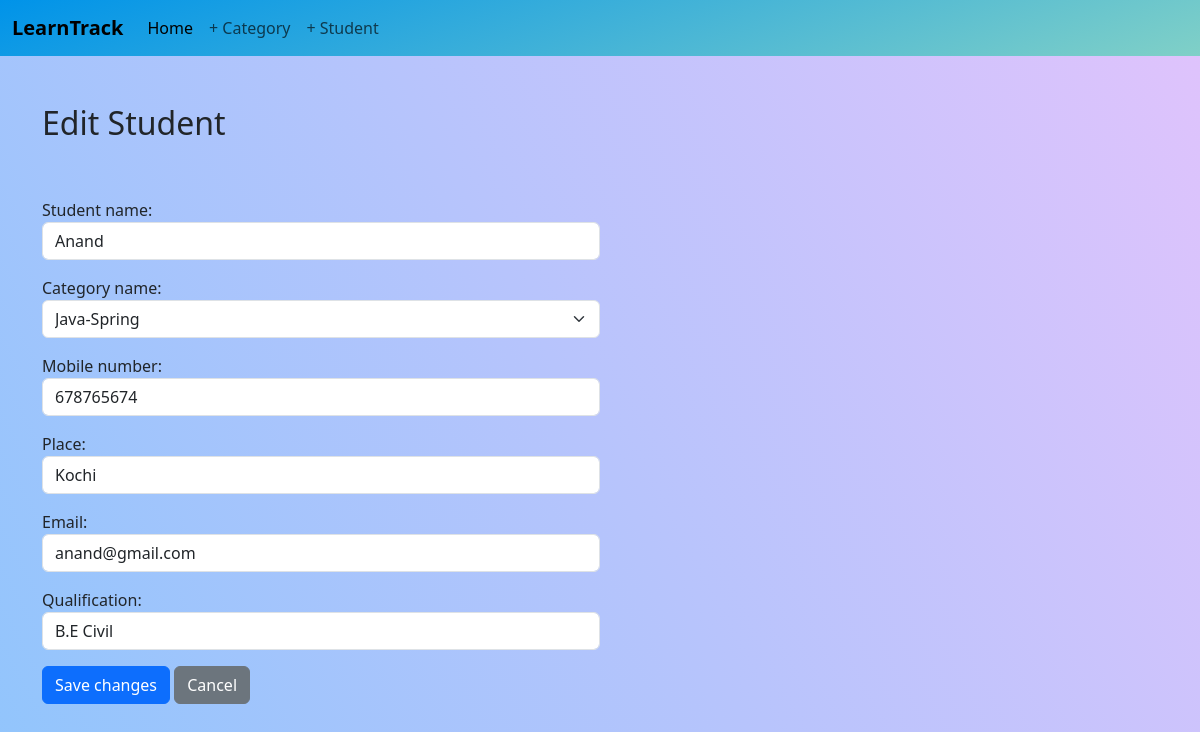
The page /student/4/update/ on the database its author committed.
### StudentHub/models.py (models this page shows, shortened)
class Student(models.Model):
    student_name = models.CharField(max_length=200)
    category_name = models.ForeignKey(Category, on_delete=models.CASCADE, related_name="category")
    place = models.CharField(max_length=200)
    mobile_number = models.CharField(max_length=200)
    email = models.CharField(max_length=200)
    qualification = models.CharField(max_length=200)
    created_date = models.DateTimeField(auto_now_add=True)
    updated_date = models.DateTimeField(auto_now=True)
    is_active = models.BooleanField(default=True)

class Category(models.Model):
    category_name = models.CharField(max_length=200, unique=True)
    created_date = models.DateTimeField(auto_now_add=True)
    updated_date = models.DateTimeField(auto_now=True)
    is_active = models.BooleanField(default=True)
    def __str__(self):
        return self.category_name

### StudentHub/views.py (the view, shortened to what this page needs)
# urls.py: path("student/<int:pk>/update/", views.StudentUpdateView.as_view(), name="student-edit")
class StudentUpdateView(View):
    def get(self,request,*args,**kwargs):
        id=kwargs.get('pk')
        student_object=Student.objects.get(id=id)
        form=StudentForm(instance=student_object)
        return render(request,'student_edit.html',{'form':form})

### StudentHub/forms.py
class StudentForm(forms.ModelForm):
    class Meta:
        model = Student
        fields = ["id", "student_name", "category_name", "mobile_number", "place", "email", "qualification"]
        widgets = {
            "student_name": forms.TextInput(attrs={'class': 'form-control mb-3'}),
            "category_name": forms.Select(attrs={'class': 'form-select mb-3'}),
            "mobile_number": forms.TextInput(attrs={'class': 'form-control mb-3'}),
            "place": forms.TextInput(attrs={'class': 'form-control mb-3'}),
            "email": forms.EmailInput(attrs={'class': 'form-control mb-3'}),
            "qualification": forms.TextInput(attrs={'class': 'form-control mb-3'})
        }

### StudentHub/templates/student_edit.html (shortened to what this page needs)
<!DOCTYPE html>
<html lang="en">
<head>
  <link href="https://cdn.jsdelivr.net/npm/bootstrap@5.3.3/dist/css/bootstrap.min.css" rel="stylesheet"
>
</head>
<body>
  <nav class="navbar navbar-expand-lg bg-body-tertiary">
    <div class="container-fluid">
      <a class="navbar-brand fw-bolder" href="#">LearnTrack</a>
      <div class="collapse navbar-collapse" id="navbarSupportedContent">
        <ul class="navbar-nav me-auto mb-2 mb-lg-0">
          <li class="nav-item">
            <a class="nav-link active" aria-current="page" href="{% url 'home' %}">Home</a>
          </li>
          <li class="nav-item">
            <a class="nav-link" href="{% url 'category-add' %}">+ Category</a>
          </li>
          <li class="nav-item">
            <a class="nav-link" href="{% url 'student-add' %}">+ Student</a>
          </li>
        </ul>
      </div>
    </div>
  </nav>
  <div class="container mt-5">
    <div class="d-flex mb-5">
      <h2>Edit Student</h2>
    </div>
    <form action="" method="post" class="mb-3">
      <div class="mb-3 w-50">
        {{ form.student_name.label_tag }}
        {{ form.student_name }}
      </div>
      <div class="mb-3 w-50">
        {{ form.category_name.label_tag }}
        {{ form.category_name }}
      </div>
      <div class="mb-3 w-50">
        {{ form.mobile_number.label_tag }}
        {{ form.mobile_number }}
      </div>
      <div class="mb-3 w-50">
        {{ form.place.label_tag }}
        {{ form.place }}
      </div>
      <div class="mb-3 w-50">
        {{ form.email.label_tag }}
        {{ form.email }}
      </div>
      <div class="mb-3 w-50">
        {{ form.qualification.label_tag }}
        {{ form.qualification }}
      </div>
      <button type="submit" class="btn btn-primary">Save changes</button>
      <a href="{% url 'home' %}" class="btn btn-secondary">Cancel</a>
    </form>
  </div>
</body>
</html>

### StudentHub/templates/student_edit.html (style rules this page uses)
body { background-color: #8EC5FC; background-image: linear-gradient(62deg, #8EC5FC 0%, #E0C3FC 100%); background-repeat: no-repeat; background-size: 100% 900px; }
.navbar { background-color: #0093E9; background-image: linear-gradient(160deg, #0093E9 0%, #80D0C7 100%); }

### rows shown on the page
Student: student_name "Anand", mobile_number "678765674", place "Kochi", email "anand@gmail.com", qualification "B.E Civil"
Category: category_name "Java-Spring"
